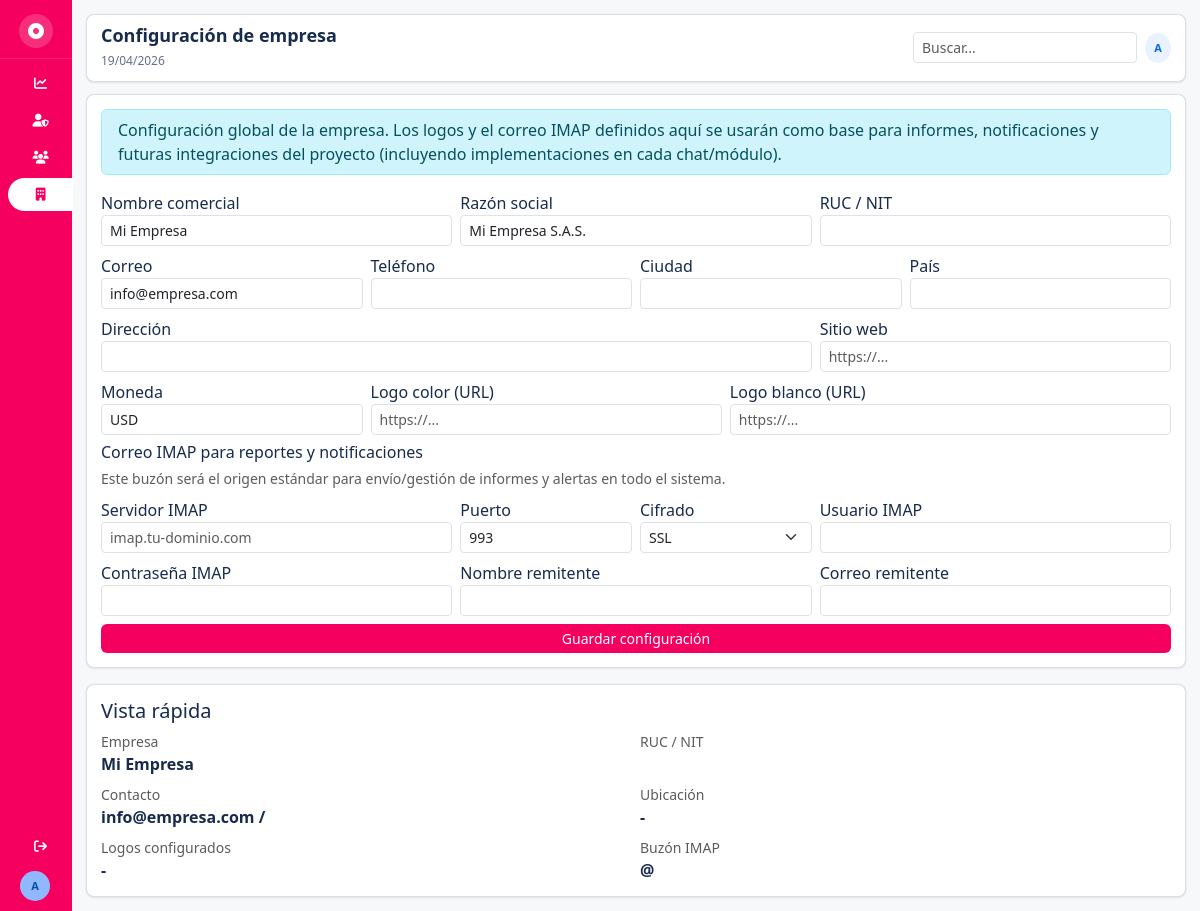
Page /empresa (signed in) on the committed database.
### tables this page shows
CREATE TABLE configuracion_empresa (
  id INT AUTO_INCREMENT PRIMARY KEY,
  nombre VARCHAR(150) NOT NULL,
  razon_social VARCHAR(180) NULL,
  ruc VARCHAR(50) NULL,
  correo VARCHAR(150) NULL,
  telefono VARCHAR(30) NULL,
  direccion VARCHAR(255) NULL,
  ciudad VARCHAR(100) NULL,
  pais VARCHAR(100) NULL,
  sitio_web VARCHAR(180) NULL,
  moneda VARCHAR(10) NOT NULL DEFAULT 'USD',
  logo_color_url VARCHAR(255) NULL,
  logo_blanco_url VARCHAR(255) NULL,
  imap_host VARCHAR(180) NULL,
  imap_puerto INT NOT NULL DEFAULT 993,
  imap_cifrado VARCHAR(20) NOT NULL DEFAULT 'ssl',
  imap_usuario VARCHAR(180) NULL,
  imap_password VARCHAR(255) NULL,
  imap_remitente_nombre VARCHAR(150) NULL,
  imap_remitente_correo VARCHAR(180) NULL,
  created_at DATETIME NOT NULL,
  updated_at DATETIME NOT NULL
);

### app/core/Controller.php (called while the page is built, shortened)
<?php
class Controller
{
    protected function view(string $view, array $data = [], string $layout = 'layouts/main'): void
    {
        extract($data, EXTR_SKIP);
        require BASE_PATH . '/app/views/' . $layout . '.php';
    }
}

### app/controllers/EmpresaController.php (called while the page is built, shortened)
<?php
class EmpresaController extends Controller
{
    public function index(): void
    {
        $config = (new EmpresaConfig())->get();
        $this->view('empresa/index', [
            'title' => 'Configuración de empresa',
            'config' => $config,
        ]);
    }
}

### app/core/Router.php (called while the page is built, shortened)
<?php
class Router
{
    private array $routes = [];
    private function add(string $method, string $path, array $handler, array $meta): void
    {
        $this->routes[$method][$path] = ['handler' => $handler, 'meta' => $meta];
    }
    public function dispatch(string $method, string $uri): void
    {
        $route = $this->routes[$method][$uri] ?? null;
        [$controller, $action] = $route['handler'];
        (new $controller())->$action();
    }
}

### index.php (called while the page is built, shortened)
<?php
spl_autoload_register(function ($class): void {
    $prefix = 'App\\';
    $baseDir = BASE_PATH . '/app/';
    $relativeClass = substr($class, strlen($prefix));
    $file = $baseDir . str_replace('\\', '/', $relativeClass) . '.php';
});
require BASE_PATH . '/app/helpers/functions.php';
$router = new App\Core\Router();
$router->dispatch($_SERVER['REQUEST_METHOD'], request_path());

### app/helpers/functions.php (called while the page is built, shortened)
<?php
function db(): PDO
{
    $cfg = require BASE_PATH . '/config/database.php';
    $dsn = sprintf('%s:host=%s;port=%s;dbname=%s;charset=%s', $cfg['driver'], $cfg['host'], $cfg['port'], $cfg['database'], $cfg['charset']);
    $pdo = new PDO($dsn, $cfg['username'], $cfg['password'], [
        PDO::ATTR_ERRMODE => PDO::ERRMODE_EXCEPTION,
        PDO::ATTR_DEFAULT_FETCH_MODE => PDO::FETCH_ASSOC,
    ]);
    return $pdo;
}
function base_path_url(): string
{
    $scriptName = $_SERVER['SCRIPT_NAME'] ?? '';
    $base = str_replace('\\', '/', dirname($scriptName));
    if ($base === '/' || $base === '\\' || $base === '.') {
        return '';
    }
    return rtrim($base, '/');
}
function url(string $path = ''): string
{
    $base = base_path_url();
    $normalizedPath = ltrim($path, '/');
    return ($base !== '' ? $base : '') . '/' . $normalizedPath;
}

### app/core/Model.php (called while the page is built, shortened)
<?php
abstract class Model
{
    public function __construct()
    {
        $this->pdo = db();
    }
}

### app/models/EmpresaConfig.php (called while the page is built, shortened)
<?php
class EmpresaConfig extends Model
{
    public function get(): ?array
    {
        $sql = 'SELECT * FROM configuracion_empresa ORDER BY id ASC LIMIT 1';
        $row = $this->pdo->query($sql)->fetch();
        return $row ?: null;
    }
}

### app/views/empresa/index.php (the view, shortened to what this page needs)
<section class="panel-card">
    <form method="post" action="<?= url('empresa/update') ?>">
        <div class="alert alert-info py-2 mb-3">
            Configuración global de la empresa. Los logos y el correo IMAP definidos aquí se usarán como base para
            informes, notificaciones y futuras integraciones del proyecto (incluyendo implementaciones en cada chat/módulo).
        </div>
        <div class="row g-2">
            <div class="col-md-4"><label>Nombre comercial</label><input class="form-control form-control-sm" name="nombre" required value="<?= htmlspecialchars($config['nombre'] ?? '', ENT_QUOTES) ?>"></div>
            <div class="col-md-4"><label>Razón social</label><input class="form-control form-control-sm" name="razon_social" value="<?= htmlspecialchars($config['razon_social'] ?? '', ENT_QUOTES) ?>"></div>
            <div class="col-md-4"><label>RUC / NIT</label><input class="form-control form-control-sm" name="ruc" value="<?= htmlspecialchars($config['ruc'] ?? '', ENT_QUOTES) ?>"></div>
            <div class="col-md-3"><label>Correo</label><input type="email" class="form-control form-control-sm" name="correo" value="<?= htmlspecialchars($config['correo'] ?? '', ENT_QUOTES) ?>"></div>
            <div class="col-md-3"><label>Teléfono</label><input class="form-control form-control-sm" name="telefono" value="<?= htmlspecialchars($config['telefono'] ?? '', ENT_QUOTES) ?>"></div>
            <div class="col-md-3"><label>Ciudad</label><input class="form-control form-control-sm" name="ciudad" value="<?= htmlspecialchars($config['ciudad'] ?? '', ENT_QUOTES) ?>"></div>
            <div class="col-md-3"><label>País</label><input class="form-control form-control-sm" name="pais" value="<?= htmlspecialchars($config['pais'] ?? '', ENT_QUOTES) ?>"></div>
            <div class="col-md-8"><label>Dirección</label><input class="form-control form-control-sm" name="direccion" value="<?= htmlspecialchars($config['direccion'] ?? '', ENT_QUOTES) ?>"></div>
            <div class="col-md-4"><label>Sitio web</label><input class="form-control form-control-sm" name="sitio_web" placeholder="https://..." value="<?= htmlspecialchars($config['sitio_web'] ?? '', ENT_QUOTES) ?>"></div>
            <div class="col-md-3"><label>Moneda</label><input class="form-control form-control-sm" name="moneda" value="<?= htmlspecialchars($config['moneda'] ?? 'USD', ENT_QUOTES) ?>"></div>
            <div class="col-md-4"><label>Logo color (URL)</label><input class="form-control form-control-sm" name="logo_color_url" placeholder="https://..." value="<?= htmlspecialchars($config['logo_color_url'] ?? '', ENT_QUOTES) ?>"></div>
            <div class="col-md-5"><label>Logo blanco (URL)</label><input class="form-control form-control-sm" name="logo_blanco_url" placeholder="https://..." value="<?= htmlspecialchars($config['logo_blanco_url'] ?? '', ENT_QUOTES) ?>"></div>
            <div class="col-12 mt-2">
                <h6 class="mb-1">Correo IMAP para reportes y notificaciones</h6>
                <small class="text-muted">Este buzón será el origen estándar para envío/gestión de informes y alertas en todo el sistema.</small>
            </div>
            <div class="col-md-4"><label>Servidor IMAP</label><input class="form-control form-control-sm" name="imap_host" placeholder="imap.tu-dominio.com" value="<?= htmlspecialchars($config['imap_host'] ?? '', ENT_QUOTES) ?>"></div>
            <div class="col-md-2"><label>Puerto</label><input type="number" min="1" class="form-control form-control-sm" name="imap_puerto" value="<?= htmlspecialchars((string)($config['imap_puerto'] ?? '993'), ENT_QUOTES) ?>"></div>
            <div class="col-md-2">
                <label>Cifrado</label>
                <select class="form-select form-select-sm" name="imap_cifrado">
                    <?php $imapCifrado = $config['imap_cifrado'] ?? 'ssl'; ?>
                    <option value="ssl" <?= $imapCifrado === 'ssl' ? 'selected' : '' ?>>SSL</option>
                </select>
            </div>
            <div class="col-md-4"><label>Usuario IMAP</label><input class="form-control form-control-sm" name="imap_usuario" value="<?= htmlspecialchars($config['imap_usuario'] ?? '', ENT_QUOTES) ?>"></div>
            <div class="col-md-4"><label>Contraseña IMAP</label><input type="password" class="form-control form-control-sm" name="imap_password" value="<?= htmlspecialchars($config['imap_password'] ?? '', ENT_QUOTES) ?>"></div>
            <div class="col-md-4"><label>Nombre remitente</label><input class="form-control form-control-sm" name="imap_remitente_nombre" value="<?= htmlspecialchars($config['imap_remitente_nombre'] ?? '', ENT_QUOTES) ?>"></div>
            <div class="col-md-4"><label>Correo remitente</label><input type="email" class="form-control form-control-sm" name="imap_remitente_correo" value="<?= htmlspecialchars($config['imap_remitente_correo'] ?? '', ENT_QUOTES) ?>"></div>
            <div class="col-md-12 d-flex align-items-end">
                <button class="btn btn-sm btn-fuchsia w-100">Guardar configuración</button>
            </div>
        </div>
    </form>
</section>
<section class="panel-card mt-3">
    <h5 class="mb-2">Vista rápida</h5>
    <div class="row g-2">
        <div class="col-md-6">
            <small class="text-muted d-block">Empresa</small>
            <strong><?= htmlspecialchars($config['nombre'] ?? '-', ENT_QUOTES) ?></strong>
        </div>
        <div class="col-md-6">
            <small class="text-muted d-block">RUC / NIT</small>
        </div>
        <div class="col-md-6">
            <small class="text-muted d-block">Contacto</small>
            <strong><?= htmlspecialchars(($config['correo'] ?? '-') . ' / ' . ($config['telefono'] ?? '-'), ENT_QUOTES) ?></strong>
        </div>
        <div class="col-md-6">
            <small class="text-muted d-block">Ubicación</small>
            <strong><?= htmlspecialchars(trim(($config['ciudad'] ?? '') . ' ' . ($config['pais'] ?? '')) ?: '-', ENT_QUOTES) ?></strong>
        </div>
        <div class="col-md-6">
            <small class="text-muted d-block">Logos configurados</small>
            <strong><?= htmlspecialchars((($config['logo_color_url'] ?? '') !== '' ? 'Color' : '') . ((($config['logo_color_url'] ?? '') !== '' && ($config['logo_blanco_url'] ?? '') !== '') ? ' / ' : '') . (($config['logo_blanco_url'] ?? '') !== '' ? 'Blanco' : ''), ENT_QUOTES) ?: '-' ?></strong>
        </div>
        <div class="col-md-6">
            <small class="text-muted d-block">Buzón IMAP</small>
            <strong><?= htmlspecialchars(($config['imap_usuario'] ?? '-') . ' @ ' . ($config['imap_host'] ?? '-'), ENT_QUOTES) ?></strong>
        </div>
    </div>
</section>

### public/assets/css/app.css (style rules this page uses)
:root { --atl-bg: #F7F8F9; --atl-surface: #FFFFFF; --atl-sidebar: #F5005F; --atl-sidebar-soft: #282E33; --atl-text: #172B4D; --atl-text-soft: #44546F; --atl-icon: #42526E; --atl-border: #DCDFE4; --atl-hover: #091E420F; --atl-active: #E9F2FF; --atl-active-text: #0C66E4; --atl-primary: #F5005F; --atl-success: #1F845A; --atl-danger: #C9372C; --atl-shadow: 0 1px 2px rgba(9, 30, 66, 0.08), 0 0 1px rgba(9, 30, 66, 0.12); --atl-radius-sm: 6px; --atl-radius-md: 8px; --atl-radius-lg: 12px; --atl-global-sidebar-width: 72px; --atl-context-sidebar-width: 280px; }
* { box-sizing: border-box; }
body { margin: 0; font-family: 'Atlassian Sans', 'Segoe UI', Inter, system-ui, sans-serif; color: var(--atl-text); background: var(--atl-bg); }
.panel-card, .kpi-card { background: var(--atl-surface); border-radius: var(--atl-radius-md); box-shadow: var(--atl-shadow); padding: 14px; border: 1px solid var(--atl-border); }
.btn-fuchsia, .btn-primary { background: var(--atl-primary); color: #fff; border: none; border-radius: var(--atl-radius-sm); }

### rows in the picture
configuracion_empresa: nombre "Mi Empresa", razon_social "Mi Empresa S.A.S.", correo "info@empresa.com", moneda "USD", imap_puerto "993", imap_cifrado "SSL", correo+telefono "info@empresa.com /", ciudad+pais "-", logo_color_url+logo_blanco_url "-", imap_usuario+imap_host "@"

### other values in the picture
substr($user['nombre'] ?? 'A', 0, 1) "A"
$title "Configuración de empresa"
substr(auth_user()['nombre'] ?? 'A', 0, 1) "A"
